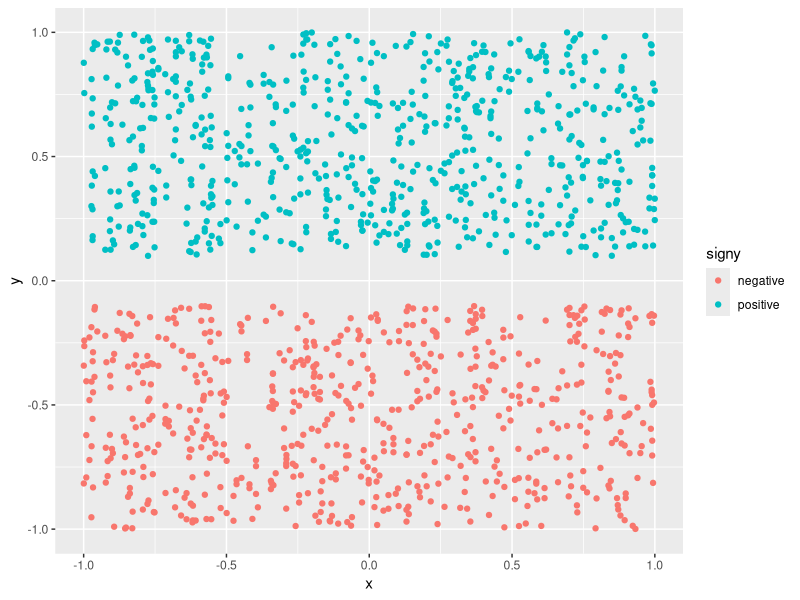

This chart was generated by the following R code:
## ---- chunk 1
# create a random tibble
library(tidyverse)
N <- 500
dt <- tibble(x     = rep(runif(N,-1,1),3), 
             y     = runif(N*3,-1,1), 
             signx = ifelse(x>0,"positive","negative"),
             signy = ifelse(y>0,"positive","negative")
)
dt
# means/sd by groups of another variable
dt %>% 
    group_by(signx) %>% 
    summarise(mean_x = mean(x), 
              sd_x   = sd(x)
             )
dt %>% 
    group_by(signx, signy) %>% 
    summarise(mean_x=mean(x), mean_y=mean(y))
# sorting
dt %>% arrange(x)
dt %>% arrange(x, desc(y))
# merge table information
dt2 <- tibble(signx=c("positive","positive","negative","negative"), 
              signy=c("positive","negative","positive","negative"), 
              value=c(TRUE, FALSE, FALSE, TRUE))
dt2
inner_join(dt,dt2)
# add/modify a column
dt %>% mutate(w=seq_along(x), z=sin(x))
dt %>% mutate(x=seq_along(x))
# selecting columns
dt %>% select(starts_with("sign"))
dt %>% select(contains("x"))
dt %>% select(x)  # only x
dt %>% select(-x) # all but x
# filtering columns
dt %>% filter(signx=="positive")
dt %>% filter(x<0, y>.1)
# providing data to ggplot
library(ggplot2)
dt %>% filter(abs(y)> 0.1) %>% 
    ggplot(aes(x=x, y=y, color=signy))+
        geom_point()
## ---- chunk 2
# First, load the `tidyverse` and `lubridate` package
library(tidyverse)
library(lubridate)
# Load people1.csv and people2.csv
pp1  <- read_csv("Data/people1.csv")
pp2  <- read_csv("Data/people2.csv")
# Create a new tibble `pp` by using the pipe operator (`%>%`)
# and successively:
# - joining the two tibbles into one using `inner_join()`
# - adding a column `age` containing the age in years 
#   (use lubridate's `time_length(x, 'years')` with x a time
#   difference in days) by using using `mutate()`
pp <- pp1 %>% 
        inner_join(pp2) %>% 
        mutate(age=time_length(today()-dateofbirth,'years'))
# Display a summary of the table using `str()`
str(pp)
# Using `groupe_by()` and `summarize()`:
# - Show the number of males and females in the table 
#   (use the counter `n()`)
pp %>% group_by(gender) %>% summarize(count=n())
# - Show the average age per gender
pp %>% group_by(gender) %>% summarize(age=mean(age))
# - Show the average size per gender and institution
pp %>% group_by(gender, institution) %>% summarize(size=mean(size))
# - Show the number of people from each country, 
#   sorted by descending population
pp %>% group_by(origin) %>% 
        summarize(count=n()) %>% 
        arrange(desc(count))
# Using `select()`, display:
# - only the name and age columns
pp %>% select(c(name, age))
# - all but the name column
pp %>% select(-name)
# Using `filter()`, show data only for
# - Chinese people
pp %>% filter(origin=='China')
# - From institution ECL and UCBL
pp %>% filter(institution %in% c('ECL', 'UCBL'))
# - People older than 22 
pp %>% filter(age>22)
# - People with a `e` in their name
pp %>% filter(grepl('e',name))
